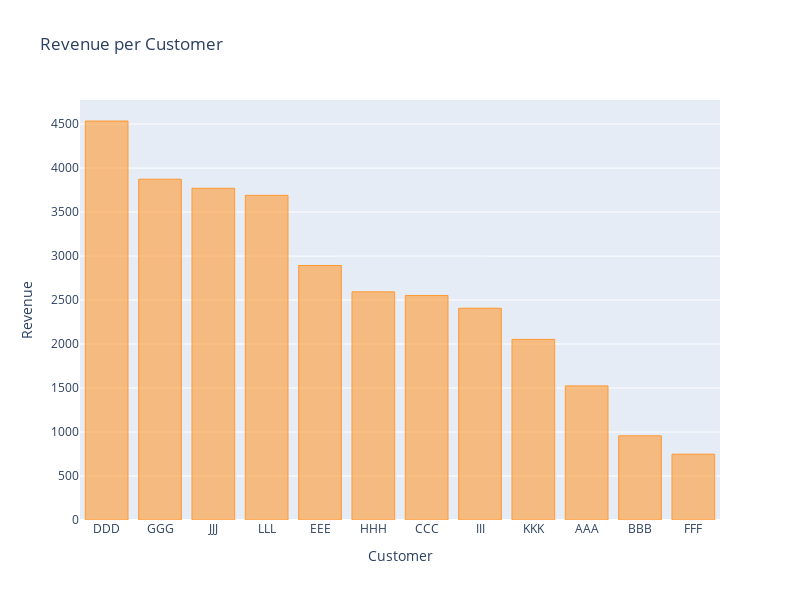

Here is the notebook cell this chart was saved with:
### Code cell
layout = cf.Layout(
    height = 600,
    width = 800,
    yaxis = dict(
    title = 'Revenue'),
    xaxis = dict(
    title = 'Customer'),
    title = 'Revenue per Customer'
)

fig = df_company.set_index('company_name')[['revenue']].sort_values('revenue',ascending=False).\
    iplot(kind='bar',
          fill=True,
          width=2,
          asFigure=True,
          layout = layout)

    

fig.show()

### Figure 1 — Plotly figure (JSON) as saved in the notebook; plotly's stock layout.template omitted (floating-point values rounded to 4 significant figures)
{"data": [{"marker": {"color": "rgba(255, 153, 51, 0.6)", "line": {"color": "rgba(255, 153, 51, 1.0)", "width": 1}}, "name": "revenue", "orientation": "v", "text": "", "type": "bar", "x": ["DDD", "GGG", "JJJ", "LLL", "EEE", "HHH", "CCC", "III", "KKK", "AAA", "BBB", "FFF"], "y": [4535, 3873, 3770, 3690, 2893, 2593, 2552, 2407, 2053, 1524, 957, 748]}], "layout": {"height": 600, "title": {"text": "Revenue per Customer"}, "width": 800, "xaxis": {"title": {"text": "Customer"}}, "yaxis": {"title": {"text": "Revenue"}}}}
